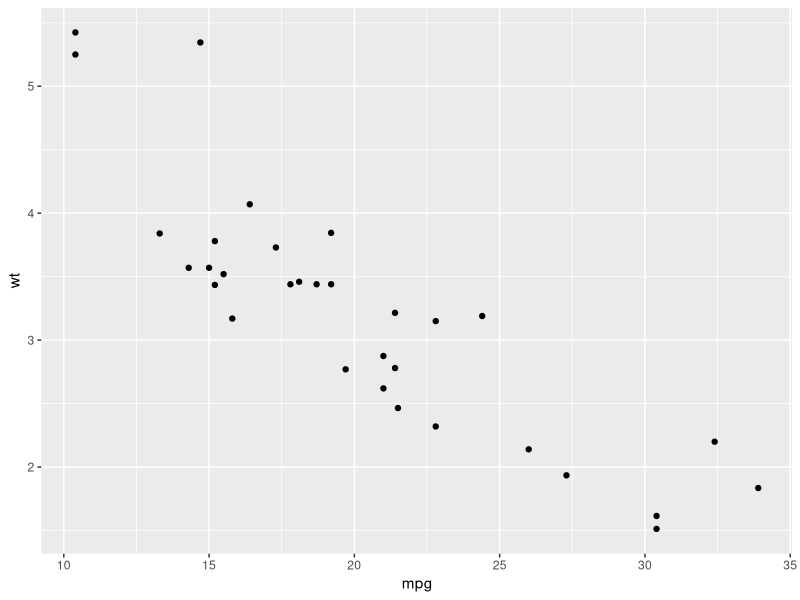
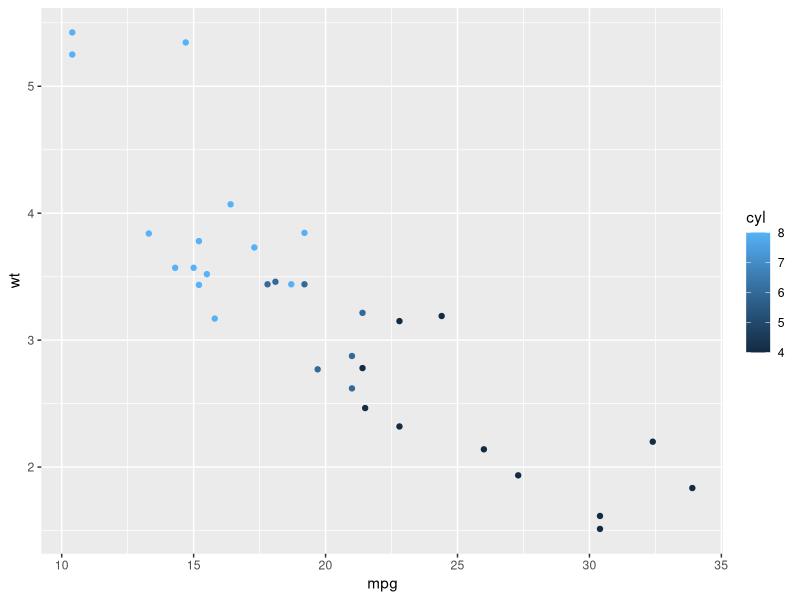
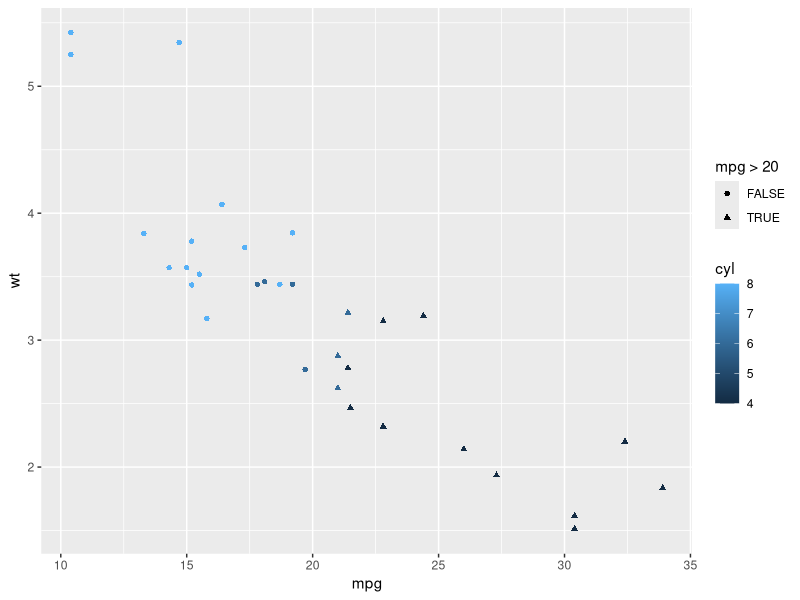
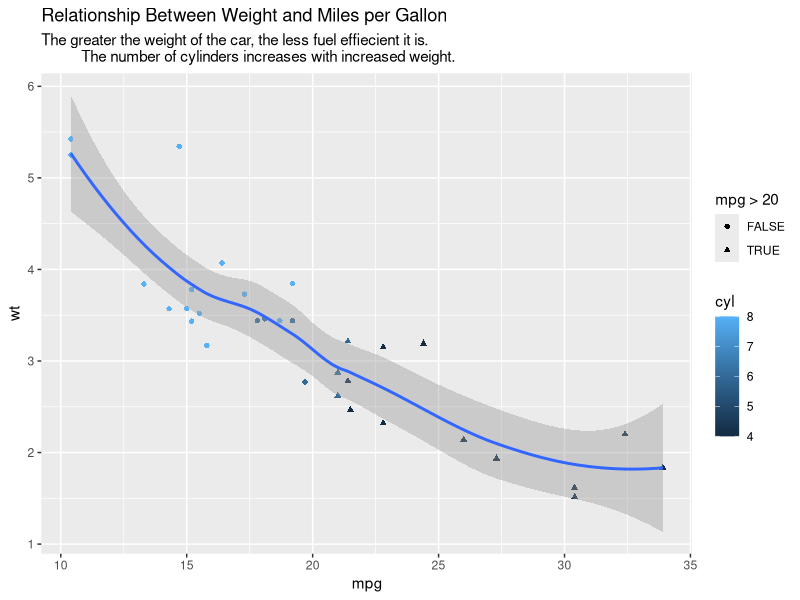

The R script that drew these images, in order:
#Loading in packages
install.packages('dplyr', dependencies=TRUE, repos='http://cran.rstudio.com/')

library(dplyr)
library(tidyr)
library(ggplot2)


#loading the data
mtcars2 = mtcars

#Making the row names into a column and naming it car
mtcars2 <- tibble::rownames_to_column(mtcars2, "car")

####TASK 4

#adding column of true or false as to whether it can do 20mph
mtcars3 <- mtcars2 %>%
  mutate(morethan_20_mpg = mpg > 20) 

#average
mtcars4 <- mtcars2 %>%
  select(cyl, gear, mpg) %>%
  group_by(cyl, gear) %>%
  summarise(meanMPG = mean(mpg, na.rm = TRUE), .groups = 'drop') 


#also grouping by make
mtcars5 = separate(mtcars3, col=car, into =c('make', 'type'), sep = ' ')

mtcars6 =   mtcars5 %>%
  select(cyl, gear, mpg, make) %>%
  group_by(cyl, gear, make) %>%
  summarise(meanMPG = mean(mpg, na.rm = TRUE), .groups = 'drop')  


####TASK 5

#Making a scatter plot
ggplot(data = mtcars2) +
  geom_point(mapping = aes(x = mpg, y = wt))

#Colouring by number of cylinders
ggplot(data = mtcars2) +
  geom_point(mapping = aes(x = mpg, y = wt, color = cyl))

#Different shapes to show if a car does over 20mph
ggplot(data = mtcars2) +
  geom_point(mapping = aes(x = mpg, y = wt, colour = cyl, shape = mpg > 20))

#Improving appearance of graph and adding a smooth line
ggplot(data = mtcars2) +
  geom_point(mapping = aes(x = mpg, y = wt, colour = cyl, shape = mpg > 20))+
  geom_smooth(mapping = aes(x = mpg, y = wt, colour =cyl))+
  ggtitle('Relationship Between Weight and Miles per Gallon', subtitle = 'The greater the weight of the car, the less fuel effiecient it is. 
          The number of cylinders increases with increased weight. ')





